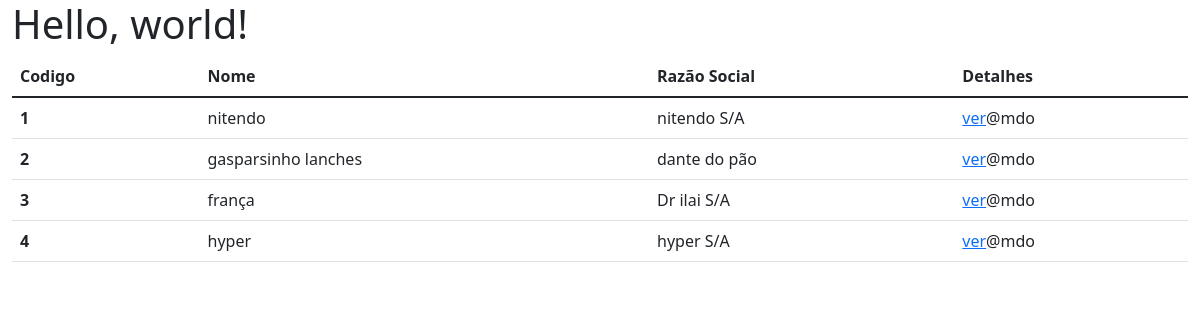
/fornecedores, run on an earlier commit of the app's database.
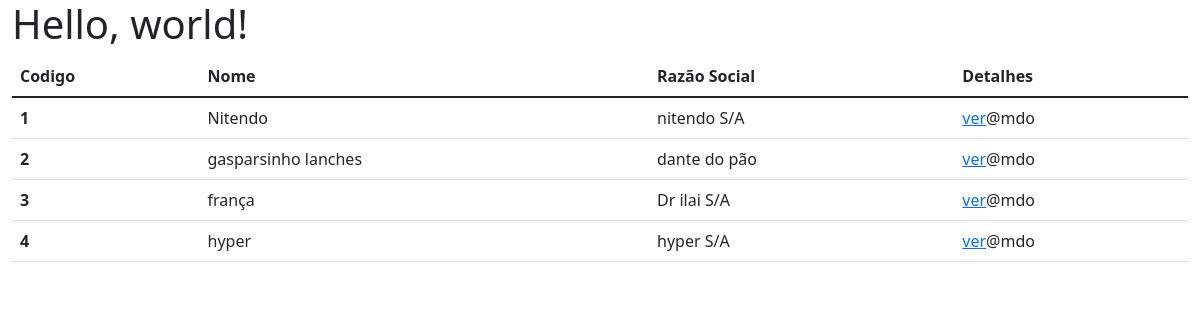
And on a later commit of the database.
### fornecedor/models.py (models this page shows, shortened)
class Fornecedor(models.Model):
    data_cadastro = models.DateTimeField(auto_now=True)
    categoria = models.ForeignKey('Categoria', on_delete=models.CASCADE)
    nome = models.CharField('Nome Fantasia', max_length=100)
    nome_r = models.CharField('Nome Razão Social', max_length=100)
    CNPJ = models.CharField('cnpj', max_length=100)
    escricao_estadual = models.CharField('Escrição Estadual', max_length=100)
    rua = models.CharField('Rua', max_length=200)
    cep = models.CharField('CEP', max_length=10)
    numero = models.IntegerField('Numéro')
    cidade = models.CharField('Cidade', max_length=50)
    bairro = models.CharField('Bairro', max_length=30)
    proximidade = models.CharField(max_length=30)
    complemento = models.CharField('Complemento', max_length=10)

### fornecedor/views.py (the view)
# urls.py: path('fornecedores', fornecedores, name='listar_fornecedor'),
def fornecedores(request):
    fornecedor_list = Fornecedor.objects.all()
    paginator = Paginator(fornecedor_list, 10)
    page = request.GET.get('page')
    fornecedores = paginator.get_page(page)
    return render(request, 'fornecedor/list_fornecedor.html', {'fornecedores': fornecedores})

### fornecedor/templates/fornecedor/list_fornecedor.html
{% extends "core/includes/base.html"%}
{% block main %}
<table class="table">
  <thead>
    <tr>
      <th scope="col">Codigo</th>
      <th scope="col">Nome</th>
      <th scope="col">Razão Social</th>
      <th scope="col">Detalhes</th>
    </tr>
  </thead>
  <tbody>
  {% for fornecedor in fornecedores %}
    <tr>
      <th scope="row">{{fornecedor.id}}</th>
      <td>{{fornecedor.nome}}</td>
      <td>{{fornecedor.nome_r}}</td>
      <td><a href="{% url 'fornecedor_ver' fornecedor.id %}" class="buton ">ver</a>@mdo</td>
    </tr>
   {% endfor %}
  </tbody>
</table>
{% endblock %}

What changed in the data, as far as the page shows it:
changed Fornecedor "nitendo S/A": nome "nitendo" → "Nitendo"
